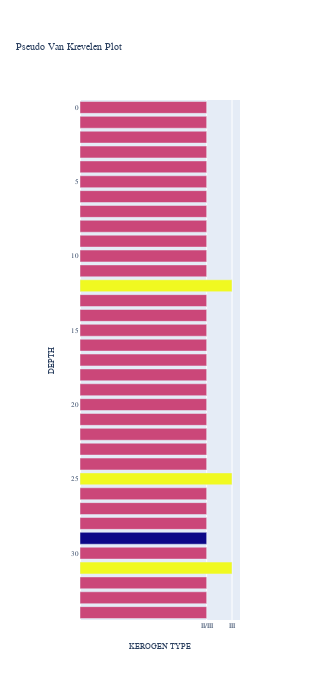
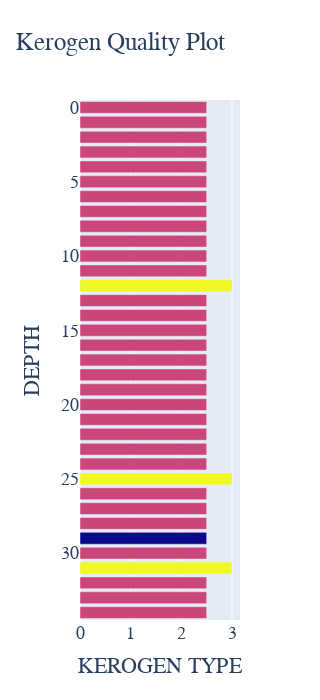
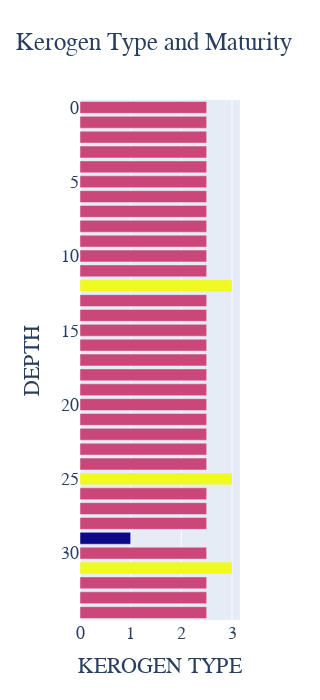
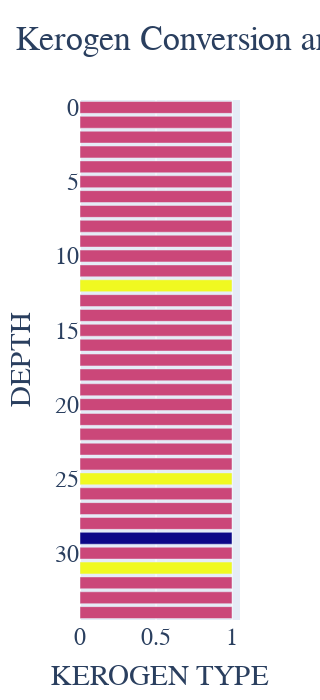

These figures' notebook cell, in order:
### Markdown cell above
# FEE AL 910

### Code cell
col(AL910,   main11)

plot(AL910)

### Figure 1 — Plotly figure (JSON) as saved in the notebook; plotly's stock layout.template omitted (floating-point values rounded to 4 significant figures)
{"data": [{"marker": {"color": [8.5, 8.5, 8.5, 8.5, 8.5, 8.5, 8.5, 8.5, 8.5, 8.5, 8.5, 8.5, 10, 8.5, 8.5, 8.5, 8.5, 8.5, 8.5, 8.5, 8.5, 8.5, 8.5, 8.5, 8.5, 10, 8.5, 8.5, 8.5, 7, 8.5, 10, 8.5, 8.5, 8.5]}, "orientation": "h", "type": "bar", "x": [2.5, 2.5, 2.5, 2.5, 2.5, 2.5, 2.5, 2.5, 2.5, 2.5, 2.5, 2.5, 3, 2.5, 2.5, 2.5, 2.5, 2.5, 2.5, 2.5, 2.5, 2.5, 2.5, 2.5, 2.5, 3, 2.5, 2.5, 2.5, 2.5, 2.5, 3, 2.5, 2.5, 2.5], "y": [0, 1, 2, 3, 4, 5, 6, 7, 8, 9, 10, 11, 12, 13, 14, 15, 16, 17, 18, 19, 20, 21, 22, 23, 24, 25, 26, 27, 28, 29, 30, 31, 32, 33, 34]}], "layout": {"autosize": false, "coloraxis": {"showscale": true}, "font": {"family": "Courier New, monospace", "size": 7}, "height": 700, "legend": {"title": {"text": "Pseudo Van Krevelen Plot"}}, "title": {"text": "Pseudo Van Krevelen Plot"}, "width": 300, "xaxis": {"ticktext": ["II/III", "II/III", "II/III", "II/III", "II/III", "II/III", "II/III", "II/III", "II/III", "II/III", "II/III", "II/III", "III", "II/III", "II/III", "II/III", "II/III", "II/III", "II/III", "II/III", "II/III", "II/III", "II/III", "II/III", "II/III", "III", "II/III", "II/III", "II/III", "II/III", "II/III", "III", "II/III", "II/III", "II/III"], "tickvals": [2.5, 2.5, 2.5, 2.5, 2.5, 2.5, 2.5, 2.5, 2.5, 2.5, 2.5, 2.5, 3, 2.5, 2.5, 2.5, 2.5, 2.5, 2.5, 2.5, 2.5, 2.5, 2.5, 2.5, 2.5, 3, 2.5, 2.5, 2.5, 2.5, 2.5, 3, 2.5, 2.5, 2.5], "title": {"text": "KEROGEN TYPE"}}, "yaxis": {"autorange": "reversed", "title": {"text": "DEPTH"}}}}

### Figure 2 — Plotly figure (JSON) as saved in the notebook; plotly's stock layout.template omitted (floating-point values rounded to 4 significant figures)
{"data": [{"marker": {"color": [8.5, 8.5, 8.5, 8.5, 8.5, 8.5, 8.5, 8.5, 8.5, 8.5, 8.5, 8.5, 10, 8.5, 8.5, 8.5, 8.5, 8.5, 8.5, 8.5, 8.5, 8.5, 8.5, 8.5, 8.5, 10, 8.5, 8.5, 8.5, 7, 8.5, 10, 8.5, 8.5, 8.5]}, "orientation": "h", "type": "bar", "x": [2.5, 2.5, 2.5, 2.5, 2.5, 2.5, 2.5, 2.5, 2.5, 2.5, 2.5, 2.5, 3, 2.5, 2.5, 2.5, 2.5, 2.5, 2.5, 2.5, 2.5, 2.5, 2.5, 2.5, 2.5, 3, 2.5, 2.5, 2.5, 2.5, 2.5, 3, 2.5, 2.5, 2.5], "y": [0, 1, 2, 3, 4, 5, 6, 7, 8, 9, 10, 11, 12, 13, 14, 15, 16, 17, 18, 19, 20, 21, 22, 23, 24, 25, 26, 27, 28, 29, 30, 31, 32, 33, 34]}], "layout": {"autosize": false, "font": {"family": "Courier New, monospace", "size": 18}, "height": 700, "legend": {"title": {"text": "Kerogen Quality Plot"}}, "title": {"text": "Kerogen Quality Plot"}, "width": 300, "xaxis": {"title": {"text": "KEROGEN TYPE"}}, "yaxis": {"autorange": "reversed", "title": {"text": "DEPTH"}}}}

### Figure 3 — Plotly figure (JSON) as saved in the notebook; plotly's stock layout.template omitted (floating-point values rounded to 4 significant figures)
{"data": [{"marker": {"color": [8.5, 8.5, 8.5, 8.5, 8.5, 8.5, 8.5, 8.5, 8.5, 8.5, 8.5, 8.5, 10, 8.5, 8.5, 8.5, 8.5, 8.5, 8.5, 8.5, 8.5, 8.5, 8.5, 8.5, 8.5, 10, 8.5, 8.5, 8.5, 7, 8.5, 10, 8.5, 8.5, 8.5]}, "orientation": "h", "type": "bar", "x": [2.5, 2.5, 2.5, 2.5, 2.5, 2.5, 2.5, 2.5, 2.5, 2.5, 2.5, 2.5, 3, 2.5, 2.5, 2.5, 2.5, 2.5, 2.5, 2.5, 2.5, 2.5, 2.5, 2.5, 2.5, 3, 2.5, 2.5, 2.5, 1, 2.5, 3, 2.5, 2.5, 2.5], "y": [0, 1, 2, 3, 4, 5, 6, 7, 8, 9, 10, 11, 12, 13, 14, 15, 16, 17, 18, 19, 20, 21, 22, 23, 24, 25, 26, 27, 28, 29, 30, 31, 32, 33, 34]}], "layout": {"autosize": false, "font": {"family": "Courier New, monospace", "size": 18}, "height": 700, "legend": {"title": {"text": "Kerogen Type and Maturity"}}, "title": {"text": "Kerogen Type and Maturity"}, "width": 300, "xaxis": {"title": {"text": "KEROGEN TYPE"}}, "yaxis": {"autorange": "reversed", "title": {"text": "DEPTH"}}}}

### Figure 4 — Plotly figure (JSON) as saved in the notebook; plotly's stock layout.template omitted (floating-point values rounded to 4 significant figures)
{"data": [{"marker": {"color": [8.5, 8.5, 8.5, 8.5, 8.5, 8.5, 8.5, 8.5, 8.5, 8.5, 8.5, 8.5, 10, 8.5, 8.5, 8.5, 8.5, 8.5, 8.5, 8.5, 8.5, 8.5, 8.5, 8.5, 8.5, 10, 8.5, 8.5, 8.5, 7, 8.5, 10, 8.5, 8.5, 8.5]}, "orientation": "h", "type": "bar", "x": [1, 1, 1, 1, 1, 1, 1, 1, 1, 1, 1, 1, 1, 1, 1, 1, 1, 1, 1, 1, 1, 1, 1, 1, 1, 1, 1, 1, 1, 1, 1, 1, 1, 1, 1], "y": [0, 1, 2, 3, 4, 5, 6, 7, 8, 9, 10, 11, 12, 13, 14, 15, 16, 17, 18, 19, 20, 21, 22, 23, 24, 25, 26, 27, 28, 29, 30, 31, 32, 33, 34]}], "layout": {"autosize": false, "font": {"family": "Courier New, monospace", "size": 24}, "height": 700, "legend": {"title": {"text": "Kerogen Conversion and Maturity"}}, "title": {"text": "Kerogen Conversion and Maturity"}, "width": 300, "xaxis": {"title": {"text": "KEROGEN TYPE"}}, "yaxis": {"autorange": "reversed", "title": {"text": "DEPTH"}}}}
